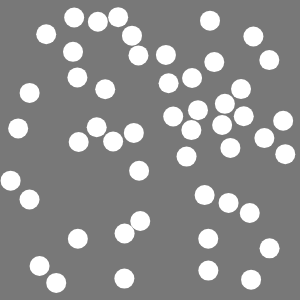
Frame 1 (no input)
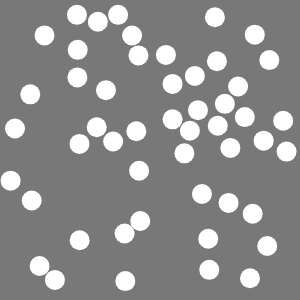
Frame 60 (no input)
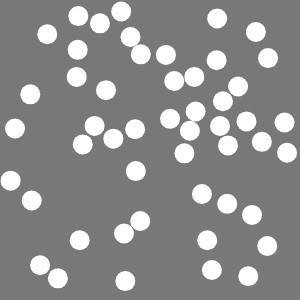
Frame 120 (the mouse pressed at the canvas centre since frame 60)

The p5.js sketch that drew these frames (run headless with seeded random() and noise() and a simulated clock; from frame 60 on, the mouse is pressed at the canvas centre):

// p5.js sketch
// ── sketch.js
var disks = [];
var numdisks = 50;
var canvaswidth = 300;
var canvasheight = 300;

function setup() {
  createCanvas(canvaswidth, canvasheight);

  for (var i = 0; i < numdisks; i++) {
    disks[i] = new Disk(10, 3);
    while (disks[i].overlapping()) disks[i].randomStart();
  }
}

function draw() {
  background(120);
  translate(canvaswidth/2, canvasheight/2);

  for (var i = 0; i < disks.length; i++) {
    disks[i].render();
  }

  var j = Math.round(random(numdisks-1));
  disks[j].propose();
}

var Disk = function(radius, delta) {

  this.randomStart = function() {
    this.pos = createVector(random(-canvaswidth/2, canvaswidth/2), random(-canvasheight/2, canvasheight/2));
  }

  this.radius = radius;
  this.delta = delta;
  this.pos;
  this.randomStart();

  this.render = function() {
    fill(255);
    noStroke();
    ellipse(this.pos.x, this.pos.y, this.radius*2, this.radius*2);
  }

  this.propose = function() {
    var oldPos = this.pos.copy();
    this.pos.add(random(-1*this.delta, this.delta), random(-1*this.delta, this.delta));
    if (this.overlapping()) this.pos = oldPos.copy();
  }

  this.overlapping = function() {
    if (!this.onscreen()) return true;
    var exacts = 0;
    for (var i = 0; i < disks.length; i++) {
      var d = disks[i];
      if (d.pos.x == this.pos.x && d.pos.y == this.pos.y) exacts++;
      else if (this.pos.dist(d.pos) < d.radius + this.radius) return true;
    }
    return (exacts > 1);
  }

  this.onscreen = function() {
    if (this.pos.x < -canvaswidth/2 + this.radius || this.pos.x > canvaswidth/2 - this.radius) return false;
    if (this.pos.y < -canvasheight/2 + this.radius || this.pos.y > canvasheight/2 - this.radius) return false;
    return true;
  }

}
